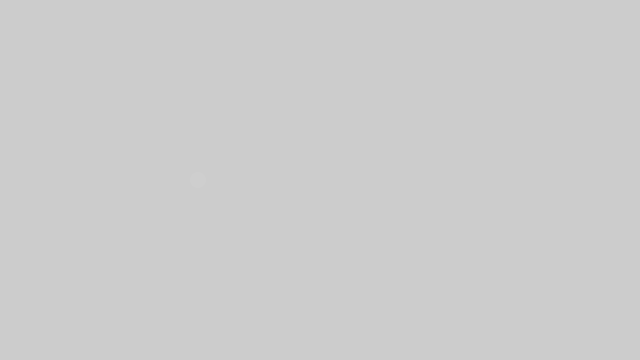
Frame 1 (no input)
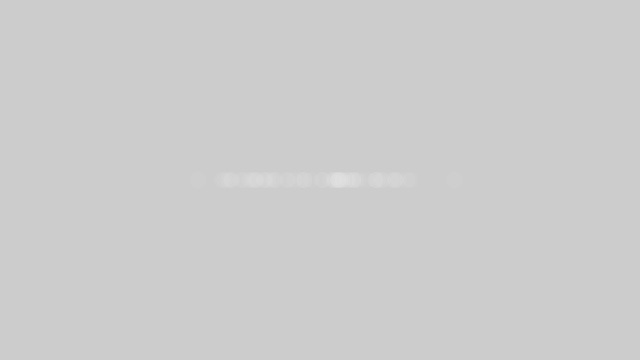
Frame 60 (the mouse pressed at the canvas centre just before this capture)
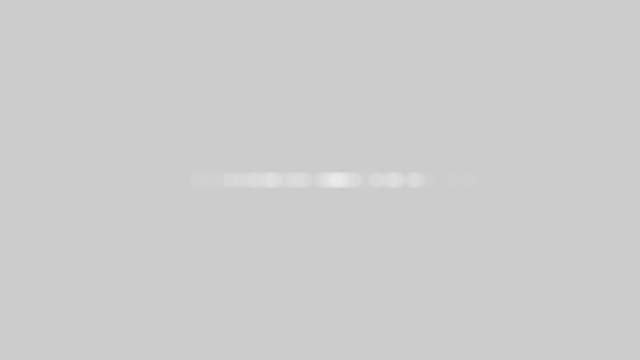
Frame 120 (the mouse held since frame 60 and released just before this capture)

The Processing sketch that drew these frames (run headless with seeded random() and noise(); from frame 60 on, the mouse is pressed at the canvas centre):

// Processing sketch: I_4_Gaussian
// ── I_4_Gaussian.pde
import java.util.*;

Random generator;

void setup()
{
 size(640, 360);
 generator = new Random();
}

void draw()
{
 float num = (float)generator.nextGaussian(); 
 
 float sd = 60;
 float mean = 320;
 
 float x = sd * num + mean;
 
 noStroke();
 fill(255,10);
 ellipse(x, 180, 16,16);
}
